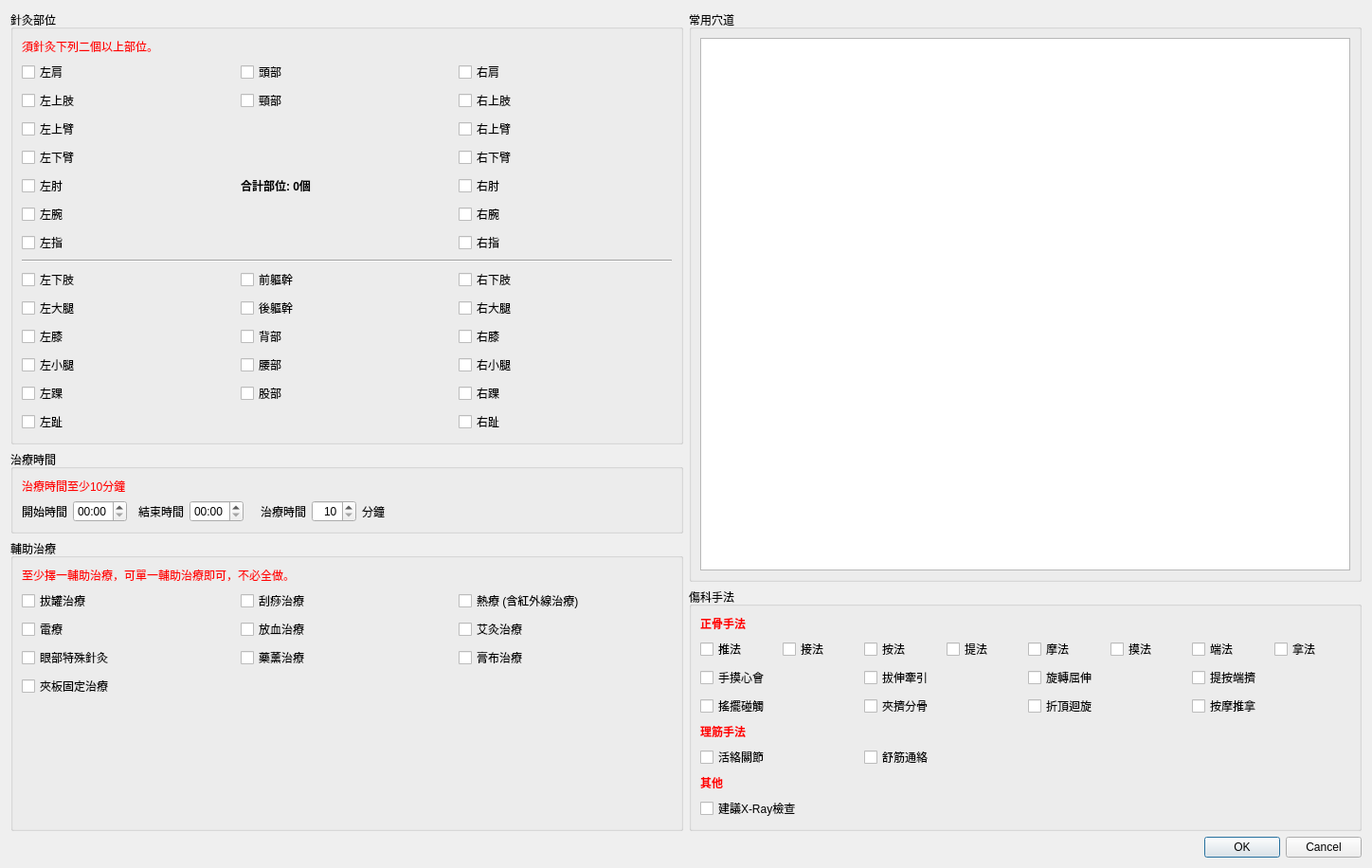
<?xml version="1.0" encoding="UTF-8"?>
<ui version="4.0">
 <class>Dialog_complicated_acupuncture</class>
 <widget class="QDialog" name="Dialog_complicated_acupuncture">
  <property name="windowModality">
   <enum>Qt::NonModal</enum>
  </property>
  <property name="geometry">
   <rect>
    <x>0</x>
    <y>0</y>
    <width>1448</width>
    <height>916</height>
   </rect>
  </property>
  <property name="sizePolicy">
   <sizepolicy hsizetype="Preferred" vsizetype="Preferred">
    <horstretch>0</horstretch>
    <verstretch>0</verstretch>
   </sizepolicy>
  </property>
  <property name="windowTitle">
   <string>複雜性針灸治療</string>
  </property>
  <layout class="QVBoxLayout" name="verticalLayout">
   <item>
    <layout class="QHBoxLayout" name="horizontalLayout">
     <item>
      <layout class="QVBoxLayout" name="verticalLayout_2">
       <item>
        <widget class="QGroupBox" name="groupBox_5">
         <property name="title">
          <string>針灸部位</string>
         </property>
         <property name="flat">
          <bool>true</bool>
         </property>
         <layout class="QGridLayout" name="gridLayout_2">
          <item row="12" column="0">
           <widget class="QCheckBox" name="checkBox_lb1">
            <property name="text">
             <string>左下肢</string>
            </property>
           </widget>
          </item>
          <item row="9" column="2">
           <widget class="QCheckBox" name="checkBox_ru6">
            <property name="text">
             <string>右腕</string>
            </property>
           </widget>
          </item>
          <item row="12" column="2">
           <widget class="QCheckBox" name="checkBox_rb1">
            <property name="text">
             <string>右下肢</string>
            </property>
           </widget>
          </item>
          <item row="15" column="2">
           <widget class="QCheckBox" name="checkBox_rb2">
            <property name="text">
             <string>右大腿</string>
            </property>
           </widget>
          </item>
          <item row="16" column="2">
           <widget class="QCheckBox" name="checkBox_rb3">
            <property name="text">
             <string>右膝</string>
            </property>
           </widget>
          </item>
          <item row="4" column="1">
           <widget class="QCheckBox" name="checkBox_c2">
            <property name="text">
             <string>頸部</string>
            </property>
           </widget>
          </item>
          <item row="18" column="2">
           <widget class="QCheckBox" name="checkBox_rb5">
            <property name="text">
             <string>右踝</string>
            </property>
           </widget>
          </item>
          <item row="15" column="0">
           <widget class="QCheckBox" name="checkBox_lb2">
            <property name="text">
             <string>左大腿</string>
            </property>
           </widget>
          </item>
          <item row="17" column="0">
           <widget class="QCheckBox" name="checkBox_lb4">
            <property name="text">
             <string>左小腿</string>
            </property>
           </widget>
          </item>
          <item row="10" column="0">
           <widget class="QCheckBox" name="checkBox_lu7">
            <property name="text">
             <string>左指</string>
            </property>
           </widget>
          </item>
          <item row="17" column="2">
           <widget class="QCheckBox" name="checkBox_rb4">
            <property name="text">
             <string>右小腿</string>
            </property>
           </widget>
          </item>
          <item row="6" column="0">
           <widget class="QCheckBox" name="checkBox_lu4">
            <property name="text">
             <string>左下臂</string>
            </property>
           </widget>
          </item>
          <item row="10" column="2">
           <widget class="QCheckBox" name="checkBox_ru7">
            <property name="text">
             <string>右指</string>
            </property>
           </widget>
          </item>
          <item row="3" column="0">
           <widget class="QCheckBox" name="checkBox_lu1">
            <property name="text">
             <string>左肩</string>
            </property>
           </widget>
          </item>
          <item row="11" column="0" colspan="3">
           <widget class="Line" name="line">
            <property name="orientation">
             <enum>Qt::Horizontal</enum>
            </property>
           </widget>
          </item>
          <item row="5" column="0">
           <widget class="QCheckBox" name="checkBox_lu3">
            <property name="text">
             <string>左上臂</string>
            </property>
           </widget>
          </item>
          <item row="9" column="0">
           <widget class="QCheckBox" name="checkBox_lu6">
            <property name="text">
             <string>左腕</string>
            </property>
           </widget>
          </item>
          <item row="12" column="1">
           <widget class="QCheckBox" name="checkBox_c3">
            <property name="text">
             <string>前軀幹</string>
            </property>
           </widget>
          </item>
          <item row="3" column="1">
           <widget class="QCheckBox" name="checkBox_c1">
            <property name="text">
             <string>頭部</string>
            </property>
           </widget>
          </item>
          <item row="16" column="0">
           <widget class="QCheckBox" name="checkBox_lb3">
            <property name="text">
             <string>左膝</string>
            </property>
           </widget>
          </item>
          <item row="7" column="0">
           <widget class="QCheckBox" name="checkBox_lu5">
            <property name="text">
             <string>左肘</string>
            </property>
           </widget>
          </item>
          <item row="5" column="2">
           <widget class="QCheckBox" name="checkBox_ru3">
            <property name="text">
             <string>右上臂</string>
            </property>
           </widget>
          </item>
          <item row="4" column="0">
           <widget class="QCheckBox" name="checkBox_lu2">
            <property name="text">
             <string>左上肢</string>
            </property>
           </widget>
          </item>
          <item row="19" column="0">
           <widget class="QCheckBox" name="checkBox_lb6">
            <property name="text">
             <string>左趾</string>
            </property>
           </widget>
          </item>
          <item row="19" column="2">
           <widget class="QCheckBox" name="checkBox_rb6">
            <property name="text">
             <string>右趾</string>
            </property>
           </widget>
          </item>
          <item row="0" column="0" colspan="3">
           <widget class="QLabel" name="label_position">
            <property name="styleSheet">
             <string notr="true">color: red</string>
            </property>
            <property name="text">
             <string>須針灸下列二個以上部位。</string>
            </property>
           </widget>
          </item>
          <item row="18" column="0">
           <widget class="QCheckBox" name="checkBox_lb5">
            <property name="text">
             <string>左踝</string>
            </property>
           </widget>
          </item>
          <item row="6" column="2">
           <widget class="QCheckBox" name="checkBox_ru4">
            <property name="text">
             <string>右下臂</string>
            </property>
           </widget>
          </item>
          <item row="3" column="2">
           <widget class="QCheckBox" name="checkBox_ru1">
            <property name="text">
             <string>右肩</string>
            </property>
           </widget>
          </item>
          <item row="4" column="2">
           <widget class="QCheckBox" name="checkBox_ru2">
            <property name="text">
             <string>右上肢</string>
            </property>
           </widget>
          </item>
          <item row="7" column="2">
           <widget class="QCheckBox" name="checkBox_ru5">
            <property name="text">
             <string>右肘</string>
            </property>
           </widget>
          </item>
          <item row="15" column="1">
           <widget class="QCheckBox" name="checkBox_c4">
            <property name="text">
             <string>後軀幹</string>
            </property>
           </widget>
          </item>
          <item row="16" column="1">
           <widget class="QCheckBox" name="checkBox_c5">
            <property name="text">
             <string>背部</string>
            </property>
           </widget>
          </item>
          <item row="17" column="1">
           <widget class="QCheckBox" name="checkBox_c6">
            <property name="text">
             <string>腰部</string>
            </property>
           </widget>
          </item>
          <item row="18" column="1">
           <widget class="QCheckBox" name="checkBox_c7">
            <property name="text">
             <string>股部</string>
            </property>
           </widget>
          </item>
          <item row="7" column="1">
           <widget class="QLabel" name="label_position_count">
            <property name="styleSheet">
             <string notr="true">font-weight: bold</string>
            </property>
            <property name="text">
             <string>合計部位: 0個</string>
            </property>
           </widget>
          </item>
         </layout>
        </widget>
       </item>
       <item>
        <widget class="QGroupBox" name="groupBox_3">
         <property name="title">
          <string>治療時間</string>
         </property>
         <property name="flat">
          <bool>true</bool>
         </property>
         <layout class="QGridLayout" name="gridLayout_3">
          <item row="2" column="3">
           <widget class="QLabel" name="label_3">
            <property name="text">
             <string>結束時間</string>
            </property>
           </widget>
          </item>
          <item row="0" column="0" colspan="11">
           <widget class="QLabel" name="label_treat_time">
            <property name="styleSheet">
             <string notr="true">color:red</string>
            </property>
            <property name="text">
             <string>治療時間至少10分鐘</string>
            </property>
           </widget>
          </item>
          <item row="2" column="7">
           <widget class="QLabel" name="label_5">
            <property name="text">
             <string>治療時間</string>
            </property>
           </widget>
          </item>
          <item row="2" column="4">
           <widget class="QTimeEdit" name="timeEdit_end_time">
            <property name="currentSection">
             <enum>QDateTimeEdit::HourSection</enum>
            </property>
            <property name="displayFormat">
             <string>hh:mm</string>
            </property>
           </widget>
          </item>
          <item row="2" column="8">
           <widget class="QSpinBox" name="spinBox_time">
            <property name="alignment">
             <set>Qt::AlignRight|Qt::AlignTrailing|Qt::AlignVCenter</set>
            </property>
            <property name="minimum">
             <number>10</number>
            </property>
            <property name="maximum">
             <number>120</number>
            </property>
            <property name="singleStep">
             <number>10</number>
            </property>
            <property name="value">
             <number>10</number>
            </property>
           </widget>
          </item>
          <item row="2" column="0">
           <widget class="QLabel" name="label_4">
            <property name="text">
             <string>開始時間</string>
            </property>
           </widget>
          </item>
          <item row="2" column="1">
           <widget class="QTimeEdit" name="timeEdit_start_time">
            <property name="currentSection">
             <enum>QDateTimeEdit::HourSection</enum>
            </property>
            <property name="displayFormat">
             <string>hh:mm</string>
            </property>
           </widget>
          </item>
          <item row="2" column="10">
           <spacer name="horizontalSpacer">
            <property name="orientation">
             <enum>Qt::Horizontal</enum>
            </property>
            <property name="sizeHint" stdset="0">
             <size>
              <width>40</width>
              <height>20</height>
             </size>
            </property>
           </spacer>
          </item>
          <item row="2" column="9">
           <widget class="QLabel" name="label">
            <property name="text">
             <string>分鐘</string>
            </property>
           </widget>
          </item>
         </layout>
        </widget>
       </item>
       <item>
        <widget class="QGroupBox" name="groupBox_4">
         <property name="title">
          <string>輔助治療</string>
         </property>
         <property name="flat">
          <bool>true</bool>
         </property>
         <layout class="QGridLayout" name="gridLayout">
          <item row="5" column="0">
           <spacer name="verticalSpacer">
            <property name="orientation">
             <enum>Qt::Vertical</enum>
            </property>
            <property name="sizeHint" stdset="0">
             <size>
              <width>20</width>
              <height>40</height>
             </size>
            </property>
           </spacer>
          </item>
          <item row="1" column="1">
           <widget class="QCheckBox" name="checkBox_2">
            <property name="text">
             <string>刮痧治療</string>
            </property>
           </widget>
          </item>
          <item row="2" column="2">
           <widget class="QCheckBox" name="checkBox_6">
            <property name="text">
             <string>艾灸治療</string>
            </property>
           </widget>
          </item>
          <item row="2" column="0">
           <widget class="QCheckBox" name="checkBox_4">
            <property name="text">
             <string>電療</string>
            </property>
           </widget>
          </item>
          <item row="2" column="1">
           <widget class="QCheckBox" name="checkBox_5">
            <property name="text">
             <string>放血治療</string>
            </property>
           </widget>
          </item>
          <item row="3" column="2">
           <widget class="QCheckBox" name="checkBox_9">
            <property name="text">
             <string>膏布治療</string>
            </property>
           </widget>
          </item>
          <item row="0" column="0" colspan="3">
           <widget class="QLabel" name="label_cure">
            <property name="styleSheet">
             <string notr="true">color:red</string>
            </property>
            <property name="text">
             <string>至少擇一輔助治療，可單一輔助治療即可，不必全做。</string>
            </property>
           </widget>
          </item>
          <item row="1" column="2">
           <widget class="QCheckBox" name="checkBox_3">
            <property name="text">
             <string>熱療 (含紅外線治療)</string>
            </property>
           </widget>
          </item>
          <item row="3" column="0">
           <widget class="QCheckBox" name="checkBox_7">
            <property name="text">
             <string>眼部特殊針灸</string>
            </property>
           </widget>
          </item>
          <item row="1" column="0">
           <widget class="QCheckBox" name="checkBox_1">
            <property name="text">
             <string>拔罐治療</string>
            </property>
           </widget>
          </item>
          <item row="3" column="1">
           <widget class="QCheckBox" name="checkBox_8">
            <property name="text">
             <string>藥薰治療</string>
            </property>
           </widget>
          </item>
          <item row="4" column="0">
           <widget class="QCheckBox" name="checkBox_10">
            <property name="text">
             <string>夾板固定治療</string>
            </property>
           </widget>
          </item>
         </layout>
        </widget>
       </item>
      </layout>
     </item>
     <item>
      <layout class="QVBoxLayout" name="verticalLayout_3">
       <item>
        <widget class="QGroupBox" name="groupBox_6">
         <property name="title">
          <string>常用穴道</string>
         </property>
         <property name="flat">
          <bool>true</bool>
         </property>
         <layout class="QGridLayout" name="gridLayout_4">
          <item row="0" column="0">
           <widget class="QTableWidget" name="tableWidget_acupuncture_point">
            <attribute name="horizontalHeaderDefaultSectionSize">
             <number>130</number>
            </attribute>
           </widget>
          </item>
         </layout>
        </widget>
       </item>
       <item>
        <widget class="QGroupBox" name="groupBox_massage">
         <property name="title">
          <string>傷科手法</string>
         </property>
         <layout class="QGridLayout" name="gridLayout_5">
          <item row="1" column="3">
           <widget class="QCheckBox" name="checkBox_massage4">
            <property name="text">
             <string>提法</string>
            </property>
           </widget>
          </item>
          <item row="2" column="2" colspan="2">
           <widget class="QCheckBox" name="checkBox_massage10">
            <property name="text">
             <string>拔伸牽引</string>
            </property>
           </widget>
          </item>
          <item row="4" column="6" colspan="2">
           <widget class="QCheckBox" name="checkBox_massage16">
            <property name="text">
             <string>按摩推拿</string>
            </property>
           </widget>
          </item>
          <item row="4" column="0" colspan="2">
           <widget class="QCheckBox" name="checkBox_massage13">
            <property name="text">
             <string>搖擺碰觸</string>
            </property>
           </widget>
          </item>
          <item row="1" column="5">
           <widget class="QCheckBox" name="checkBox_massage6">
            <property name="text">
             <string>摸法</string>
            </property>
           </widget>
          </item>
          <item row="1" column="7">
           <widget class="QCheckBox" name="checkBox_massage8">
            <property name="text">
             <string>拿法</string>
            </property>
           </widget>
          </item>
          <item row="2" column="0" colspan="2">
           <widget class="QCheckBox" name="checkBox_massage9">
            <property name="text">
             <string>手摸心會</string>
            </property>
           </widget>
          </item>
          <item row="1" column="1">
           <widget class="QCheckBox" name="checkBox_massage2">
            <property name="text">
             <string>接法</string>
            </property>
           </widget>
          </item>
          <item row="1" column="2">
           <widget class="QCheckBox" name="checkBox_massage3">
            <property name="text">
             <string>按法</string>
            </property>
           </widget>
          </item>
          <item row="1" column="6">
           <widget class="QCheckBox" name="checkBox_massage7">
            <property name="text">
             <string>端法</string>
            </property>
           </widget>
          </item>
          <item row="2" column="4" colspan="2">
           <widget class="QCheckBox" name="checkBox_massage11">
            <property name="text">
             <string>旋轉屈伸</string>
            </property>
           </widget>
          </item>
          <item row="4" column="2" colspan="2">
           <widget class="QCheckBox" name="checkBox_massage14">
            <property name="text">
             <string>夾擠分骨</string>
            </property>
           </widget>
          </item>
          <item row="4" column="4" colspan="2">
           <widget class="QCheckBox" name="checkBox_massage15">
            <property name="text">
             <string>折頂迴旋</string>
            </property>
           </widget>
          </item>
          <item row="2" column="6" colspan="2">
           <widget class="QCheckBox" name="checkBox_massage12">
            <property name="text">
             <string>提按端擠</string>
            </property>
           </widget>
          </item>
          <item row="1" column="0">
           <widget class="QCheckBox" name="checkBox_massage1">
            <property name="text">
             <string>推法</string>
            </property>
           </widget>
          </item>
          <item row="1" column="4">
           <widget class="QCheckBox" name="checkBox_massage5">
            <property name="text">
             <string>摩法</string>
            </property>
           </widget>
          </item>
          <item row="6" column="0" colspan="2">
           <widget class="QCheckBox" name="checkBox_massage17">
            <property name="text">
             <string>活絡關節</string>
            </property>
           </widget>
          </item>
          <item row="6" column="2" colspan="2">
           <widget class="QCheckBox" name="checkBox_massage18">
            <property name="text">
             <string>舒筋通絡</string>
            </property>
           </widget>
          </item>
          <item row="0" column="0" colspan="2">
           <widget class="QLabel" name="label_2">
            <property name="font">
             <font>
              <weight>75</weight>
              <bold>true</bold>
             </font>
            </property>
            <property name="styleSheet">
             <string notr="true">color:red</string>
            </property>
            <property name="text">
             <string>正骨手法</string>
            </property>
           </widget>
          </item>
          <item row="5" column="0" colspan="2">
           <widget class="QLabel" name="label_8">
            <property name="font">
             <font>
              <weight>75</weight>
              <bold>true</bold>
             </font>
            </property>
            <property name="styleSheet">
             <string notr="true">color:red</string>
            </property>
            <property name="text">
             <string>理筋手法</string>
            </property>
           </widget>
          </item>
          <item row="7" column="0" colspan="2">
           <widget class="QLabel" name="label_10">
            <property name="font">
             <font>
              <weight>75</weight>
              <bold>true</bold>
             </font>
            </property>
            <property name="styleSheet">
             <string notr="true">color:red</string>
            </property>
            <property name="text">
             <string>其他</string>
            </property>
           </widget>
          </item>
          <item row="8" column="0" colspan="3">
           <widget class="QCheckBox" name="checkBox_massage19">
            <property name="text">
             <string>建議X-Ray檢查</string>
            </property>
           </widget>
          </item>
         </layout>
        </widget>
       </item>
      </layout>
     </item>
    </layout>
   </item>
   <item>
    <widget class="QDialogButtonBox" name="buttonBox">
     <property name="orientation">
      <enum>Qt::Horizontal</enum>
     </property>
     <property name="standardButtons">
      <set>QDialogButtonBox::Cancel|QDialogButtonBox::Ok</set>
     </property>
     <property name="centerButtons">
      <bool>false</bool>
     </property>
    </widget>
   </item>
  </layout>
 </widget>
 <resources/>
 <connections>
  <connection>
   <sender>buttonBox</sender>
   <signal>accepted()</signal>
   <receiver>Dialog_complicated_acupuncture</receiver>
   <slot>accept()</slot>
   <hints>
    <hint type="sourcelabel">
     <x>248</x>
     <y>254</y>
    </hint>
    <hint type="destinationlabel">
     <x>157</x>
     <y>274</y>
    </hint>
   </hints>
  </connection>
  <connection>
   <sender>buttonBox</sender>
   <signal>rejected()</signal>
   <receiver>Dialog_complicated_acupuncture</receiver>
   <slot>reject()</slot>
   <hints>
    <hint type="sourcelabel">
     <x>316</x>
     <y>260</y>
    </hint>
    <hint type="destinationlabel">
     <x>286</x>
     <y>274</y>
    </hint>
   </hints>
  </connection>
 </connections>
</ui>
